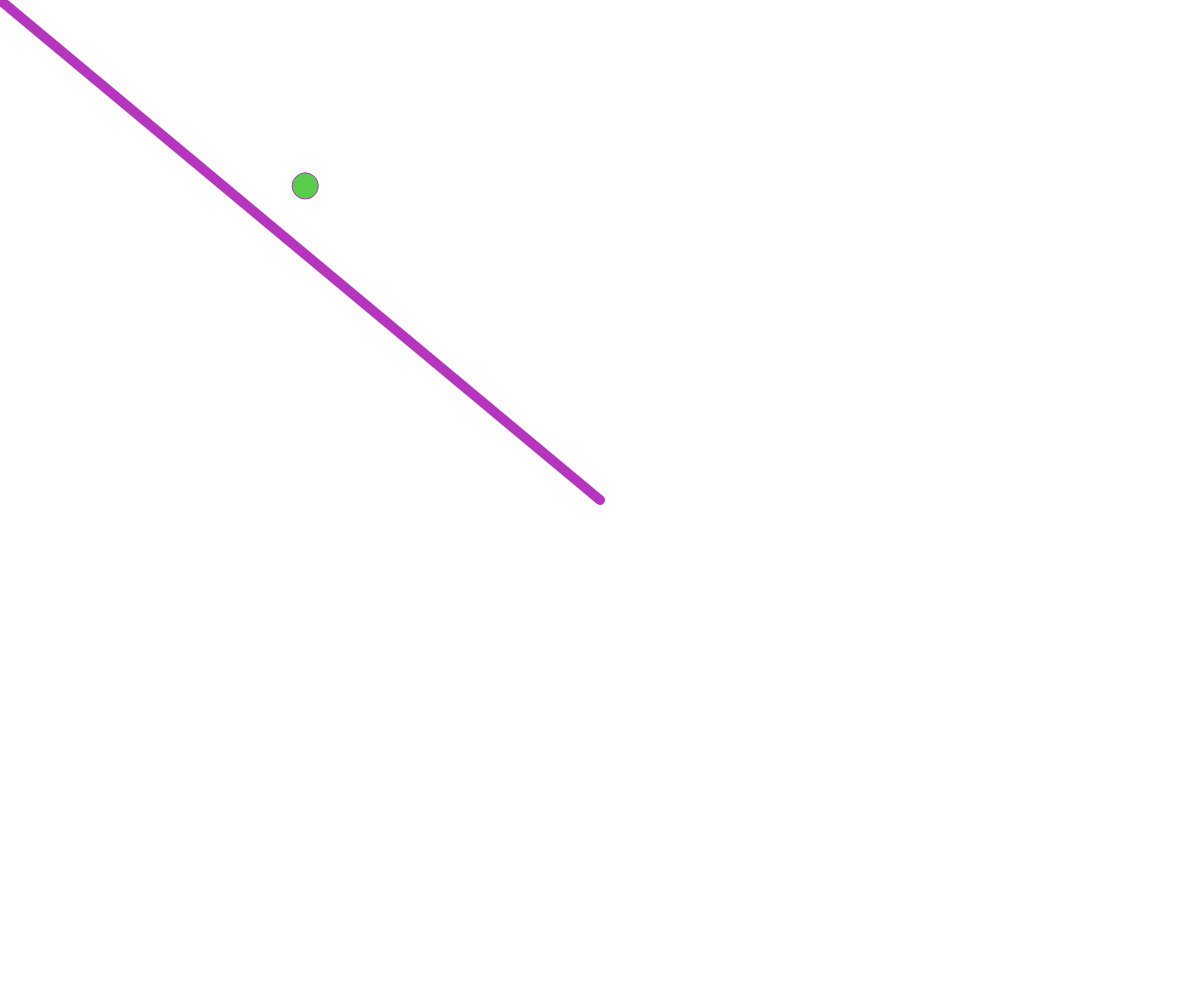
Frame 1 (no input)
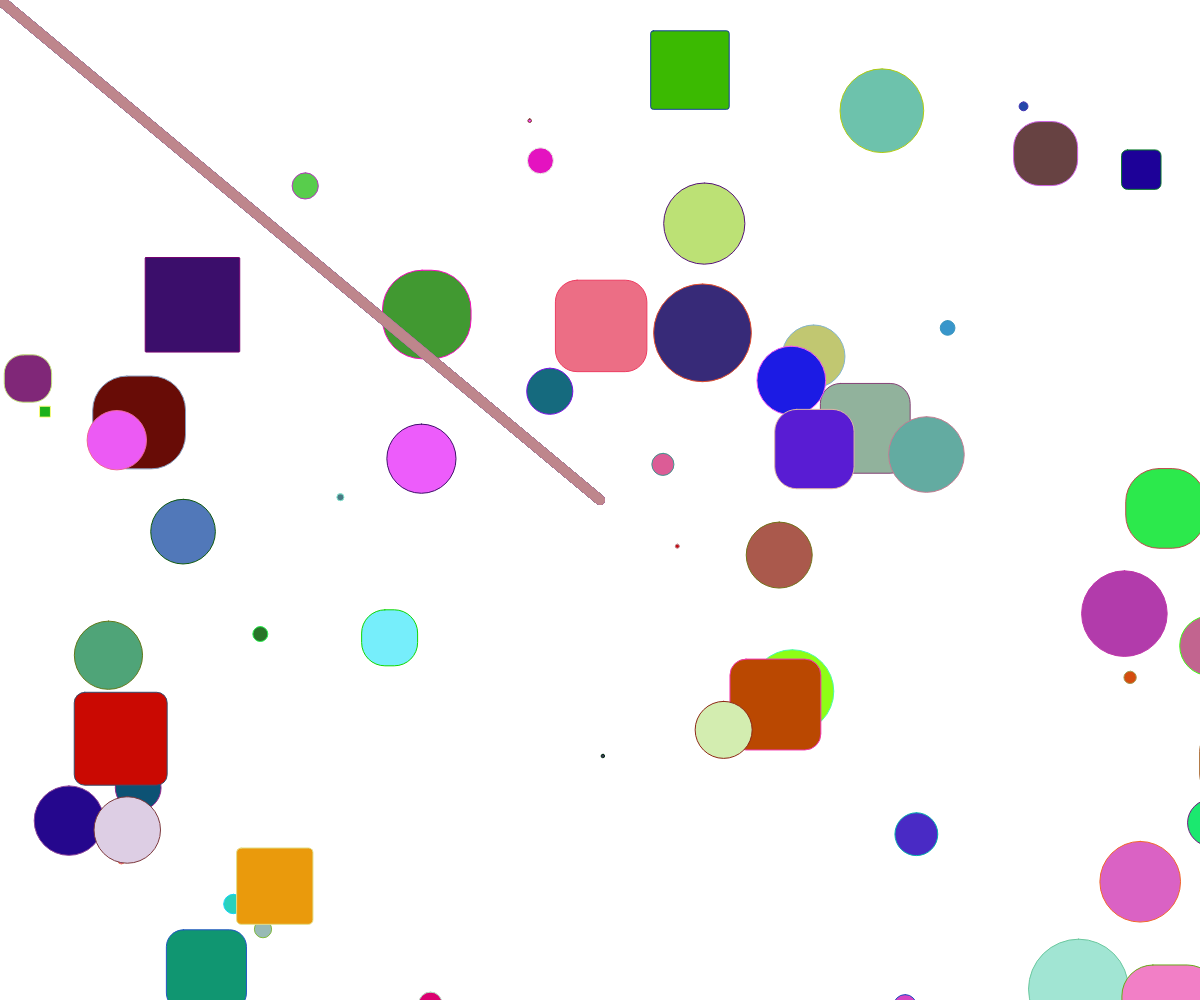
Frame 60 (no input)
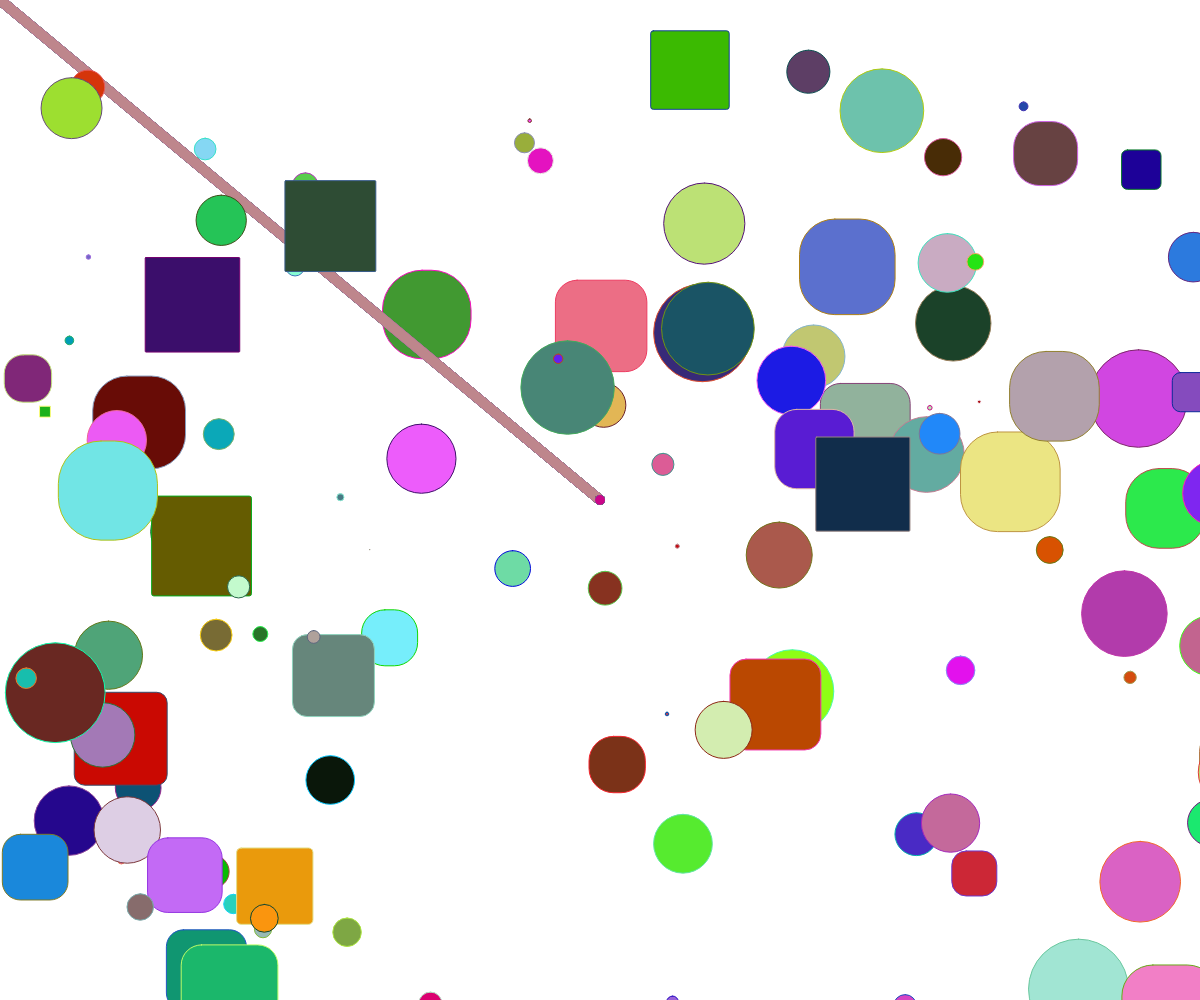
Frame 120 (the mouse pressed at the canvas centre since frame 60)

The p5.js sketch that drew these frames (run headless with seeded random() and noise() and a simulated clock; from frame 60 on, the mouse is pressed at the canvas centre):

// p5.js sketch
// ── sketch.js

function setup() {
  // put setup code here
  createCanvas(windowWidth,windowHeight);


}
function draw() {
  // put drawing code here
doubleClicked();


}

function doubleClicked() {

  if (mouseX > -10) {
  stroke(random(255),random(255),random(255));
  strokeWeight(10);
  line(mouseX,mouseY,width/2,height/2); /*this creates a line, that starts from the mouse coordinates
                                          and finishes in the center of the screen*/
}
  if (mouseX > -10) {
    fill(random(255),random(255),random(255));
    strokeWeight(1);
    square(random(width),random(height),random(100),random(100)); /*this creates random sized square
                                                                    somewhere on the screen*/
}
}
